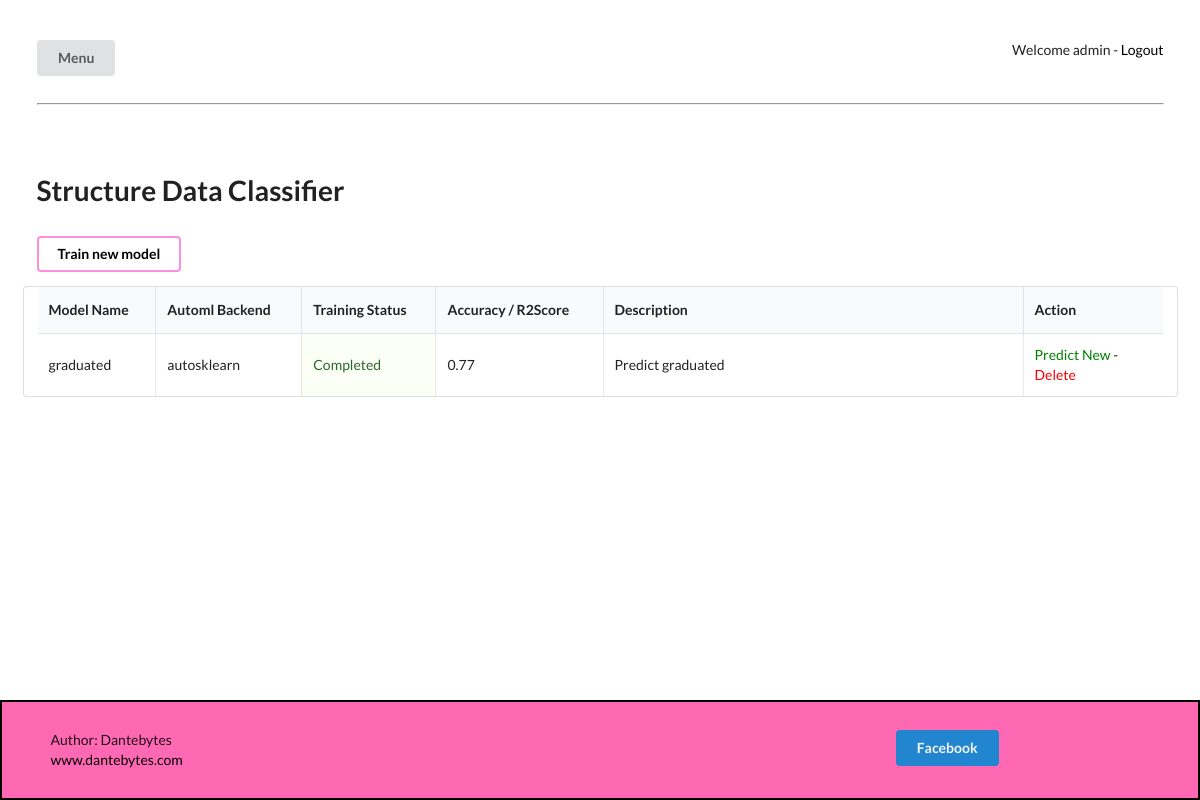
Page /struc_data_classifier/ (signed in) on the committed database.
### hautomodel/models.py (models this page shows, shortened)
class AutoMLModel(models.Model):
    name = models.CharField(max_length=30, unique=True)
    description = models.TextField()
    model_type = models.CharField(max_length=30)
    automl_backend = models.CharField(max_length=30, null=True)
    accuracy_score = models.CharField(max_length=30, null=True)
    train_status = models.CharField(max_length=30, null=True)
    date_created = models.DateField(null=True)
    timestamp_created = models.DateField(null=True)
    columns = models.TextField(null=True)

### hautomodel/views.py (the view)
# urls.py: path('struc_data_classifier/', views.struc_data_classifier, name='struc_data_classifier'),
@login_required(login_url='/')
def struc_data_classifier(request):
    context = {}
    user = request.user.__class__.objects.filter(pk=request.user.id).values().first()
    all_entries = AutoMLModel.objects.filter(model_type='sdata_classifier')
    context = {
        "user": user["username"],
        "automl_entries": all_entries.values(),
        }
    return render(request, "struc_data_classifier.html", context)

### hautomodel/templates/struc_data_classifier.html (shortened to what this page needs)
{% extends "base.html" %}
{% block content %}
<div id="main" class="pusher">
  {% include "inc_menu_btn.html" %}
  <br>
  <div class="ui stackable grid container">
    <div class="column">
      <h1>Structure Data Classifier</h1>
    </div>
  </div>
  <div class="ui stackable grid container">
    <div class="column"><button class="ui inverted pink button"><a href={% url 'train_new' %}>Train new
          model</a></button></div>
  </div>
  <div class="ui stackable grid container">
    <table class="ui celled table">
      <thead>
        <tr>
          <th>Model Name</th>
          <th>Automl Backend</th>
          <th>Training Status</th>
          <th>Accuracy / R2Score</th>
          <th class="table_column_desciption">Description</th>
          <th class="table_column_action">Action</th>
        </tr>
      </thead>
      <tbody>
        {% for au in automl_entries %}
        <tr>
          <td>{{au.name}}</td>
          <td>{{au.automl_backend}}</td>
          {% if au.train_status == "Completed" %}
          <td class="positive">{{au.train_status}}</td>
          {% else %}
          <td class="negative">{{au.train_status}}</td>
          {% endif %}
          <td>{{au.accuracy_score}}</td>
          <td>{{au.description}}</td>
          <td> <a class="positive_link" href={% url 'sd_predict' model_name=au.name %}>Predict New</a> - <a
              class="negative_link" href={% url 'admin:index' %}>Delete</a>
        </tr>
        {% endfor %}
      </tbody>
    </table>
  </div>
  <div class="ui hidden divider"></div>
  <div class="ui hidden divider"></div>
</div>
{% endblock %}

### hautomodel/templates/base.html (shortened to what this page needs)
{% load static %}
<!doctype html>
<html lang="en">
<head>
	<link rel="stylesheet" type="text/css" href="{% static 'css/semantic.min.css' %}">
	<link rel="stylesheet" type="text/css" href="{% static 'css/main.css' %}">
</head>
<body>
	{% block content %}
	{% endblock %}
	<footer class="footer">
		<div class="ui stackable grid container-fluid">
			<div class="ui stackable grid container">
				<div class="four wide column">
					<p>Author: Dantebytes<br>
						<a href="http://www.dantebytes.com" target="_blank">www.dantebytes.com</a>
					</p>
				</div>
				<div class="four wide column"></div>
				<div class="four wide column"></div>
				<div class="four wide column">
					<button class="ui primary button">
						<a class="facebook_btn" href="https://www.facebook.com/dantebytes/" target="_blank">Facebook</a>
					</button>
				</div>
			</div>
		</div>
	</footer>
</body>
</html>

### hautomodel/templates/inc_sidebar.html (shortened to what this page needs)
{% load static %}

### hautomodel/templates/inc_menu_btn.html (shortened to what this page needs)
<br>
<br>
<div class="ui stackable grid container">
	<div class="four wide column">
		<div class="ui animated button" tabindex="0">
			<div class="visible content">Menu</div>
		</div>
	</div>
	<div class="twelve wide column" style="text-align: right;">
		<p>Welcome {{user}} - <a class="item" href={% url 'logout_hautomodel' %}>Logout</a></p>
	</div>
</div>
<div class="ui container">
	<br>
	<hr><br><br>
</div>

### hautomodel/static/css/main.css (style rules this page uses)
body { font-family: "Lato", sans-serif; min-height: 100vh; display: flex; flex-direction: column; }
a { color: black; }
.positive_link { color: green; }
.negative_link { color: red; }
.table_column_desciption { width: 30rem; }
.table_column_action { width: 10rem; }
.footer { background-color: hotpink; border-color: black; border-style: solid; border-width: 0.2rem; padding: 2rem; margin-top: auto; }
.facebook_btn { color: whitesmoke; }

### rows in the picture
AutoMLModel: name "graduated", automl_backend "autosklearn", train_status "Completed", accuracy_score "0.77", description "Predict graduated"

### other values in the picture
{{ user }} "admin"
